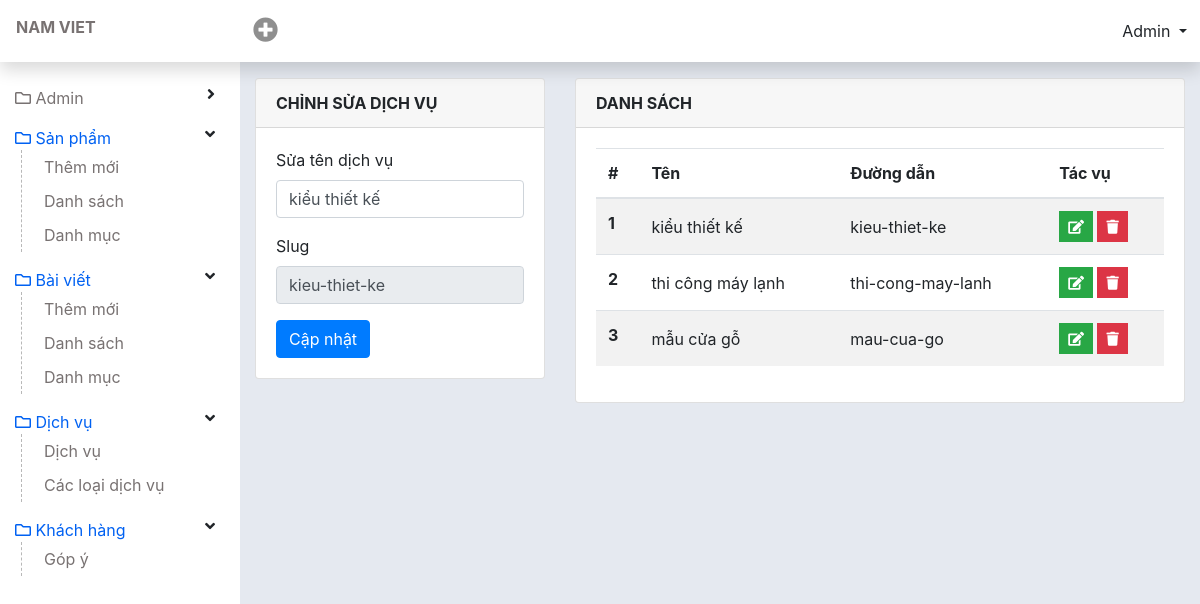
Screenshot of /admin/add-service.php?sv_id=3 (signed in) with the database file from the repository.
### tables this page shows
CREATE TABLE `tbl_service` (
  `id` int(11) NOT NULL,
  `name` varchar(255) NOT NULL,
  `slug` varchar(255) NOT NULL
);

### lib/database.php (called while the page is built, shortened)
<?php
class Database{
  public $host   = DB_HOST;
  public $user   = DB_USER;
  public $pass   = DB_PASS;
  public $dbname = DB_NAME;
  public $link;
private function connectDB(){
  $this -> link = new mysqli($this->host, $this->user, $this->pass, $this->dbname);
    mysqli_set_charset($this->link, 'UTF8');
}
public function select($query){
  $result = $this->link->query($query) or
  die($this->link->error.__LINE__);
  if($result->num_rows > 0){
    return $result;
  } else {
    return false;
  }
}
}
?>

### classes/service.php (called while the page is built, shortened)
<?php
    $filepath = realpath(dirname(__FILE__));
    include_once ($filepath. '/../lib/database.php');
?>
<?php
    class service {
        private $db;
        public function __construct() {
            $this->db = new Database();
        }
        public function show_service(){
            $query = "SELECT * FROM tbl_service ORDER BY id DESC";
            $result = $this->db->select($query);
            return $result;
        }
        public function getservicebyId($id){
            $query = "SELECT * FROM tbl_service WHERE id = '$id'";
            $result = $this->db->select($query);
            return $result;
        }
    }
?>

### admin/add-service.php (the view, shortened to what this page needs)
<?php include 'inc/header.php';?>
<?php include '../classes/service.php';?>
<?php
	$sv = new service();
?>
<div id="wp-content">
  <div id="content" class="container-fluid">
    <div class="row">
      <div class="col-4">
        <?php if(isset($_GET['sv_id']) && $_GET['sv_id']!=NULL){
          $id = $_GET['sv_id'];
          $get_name = $sv ->getservicebyId($id);
          $result = $get_name->fetch_assoc();
        ?>
        <div class="card">
          <div class="card-header font-weight-bold">
            Chỉnh sửa dịch vụ
          </div>
          <div class="card-body">
            <form method="post" action="">
              <div class="form-group">
                <label for="name">Sửa tên dịch vụ</label>
                <input class="form-control" value="<?php echo $result['name'] ?>" type="text" name="editname" id="slug"
                  onkeyup="ChangeToSlug()">
              </div>
              <div class="form-group">
                <label for="name">Slug</label>
                <input class="form-control" type="text" name="editslug" id="convert_slug" readonly
                  value="<?php echo $result['slug'] ?>">
              </div>
              <input type="submit" name="edit" Value="Cập nhật" class="btn btn-primary">
            </form>
          </div>
        </div>
        <?php } ?>
      </div>
      <div class="col-8">
        <div class="card">
          <div class="card-header font-weight-bold">
            Danh sách
          </div>
          <div class="card-body">
            <table class="table table-striped" id="DataTable">
              <thead>
                <tr>
                  <th scope="col">#</th>
                  <th scope="col">Tên</th>
                  <th scope="col">Đường dẫn</th>
                  <th scope="col">Tác vụ</th>
                </tr>
              </thead>
              <tbody class="order_position">
                <?php
                    $show_service = $sv -> show_service();
                    if($show_service){
                      $i=0;
                        while($result = $show_service->fetch_assoc()){
                          $i++;
                  ?>
                <tr id="<?php echo $result['id'] ?>">
                  <th scope="row"><?php echo $i ?></th>
                  <td><?php echo $result['name'] ?></td>
                  <td><?php echo $result['slug'] ?></td>
                  <td>
                    <a href="?sv_id=<?php echo $result['id'] ?>" class="btn btn-success btn-sm rounded-0 text-white"
                      type="button" data-toggle="tooltip" data-placement="top" title="Edit"><i
                        class="fa fa-edit"></i></a>
                    <a href="?delid=<?php echo $result['id'] ?>" onclick="return confirm('bạn có muốn xoá không?')"
                      class="btn btn-danger btn-sm rounded-0 text-white" type="button" data-toggle="tooltip"
                      data-placement="top" title="Delete"><i class="fa fa-trash"></i></a>
                  </td>
                </tr>
                <?php } } ?>
              </tbody>
            </table>
          </div>
        </div>
      </div>
    </div>
  </div>
</div>
<?php include 'inc/footer.php';?>

### admin/css/style.css (style rules this page uses)
a { color: #787272; }
#wp-content { flex: auto; min-height: 100vh; padding-top: 3.625rem; padding-left: 15rem; }
#content { padding-top: 20px; padding-bottom: 20px; }
#content .card-header { text-transform: uppercase; }
.table tr td { vertical-align: middle; }

### rows the page displays
tbl_service: editname "kiểu thiết kế", editslug "kieu-thiet-ke", name "kiểu thiết kế", slug "kieu-thiet-ke"
tbl_service: name "thi công máy lạnh", slug "thi-cong-may-lanh"
tbl_service: name "mẫu cửa gỗ", slug "mau-cua-go"
